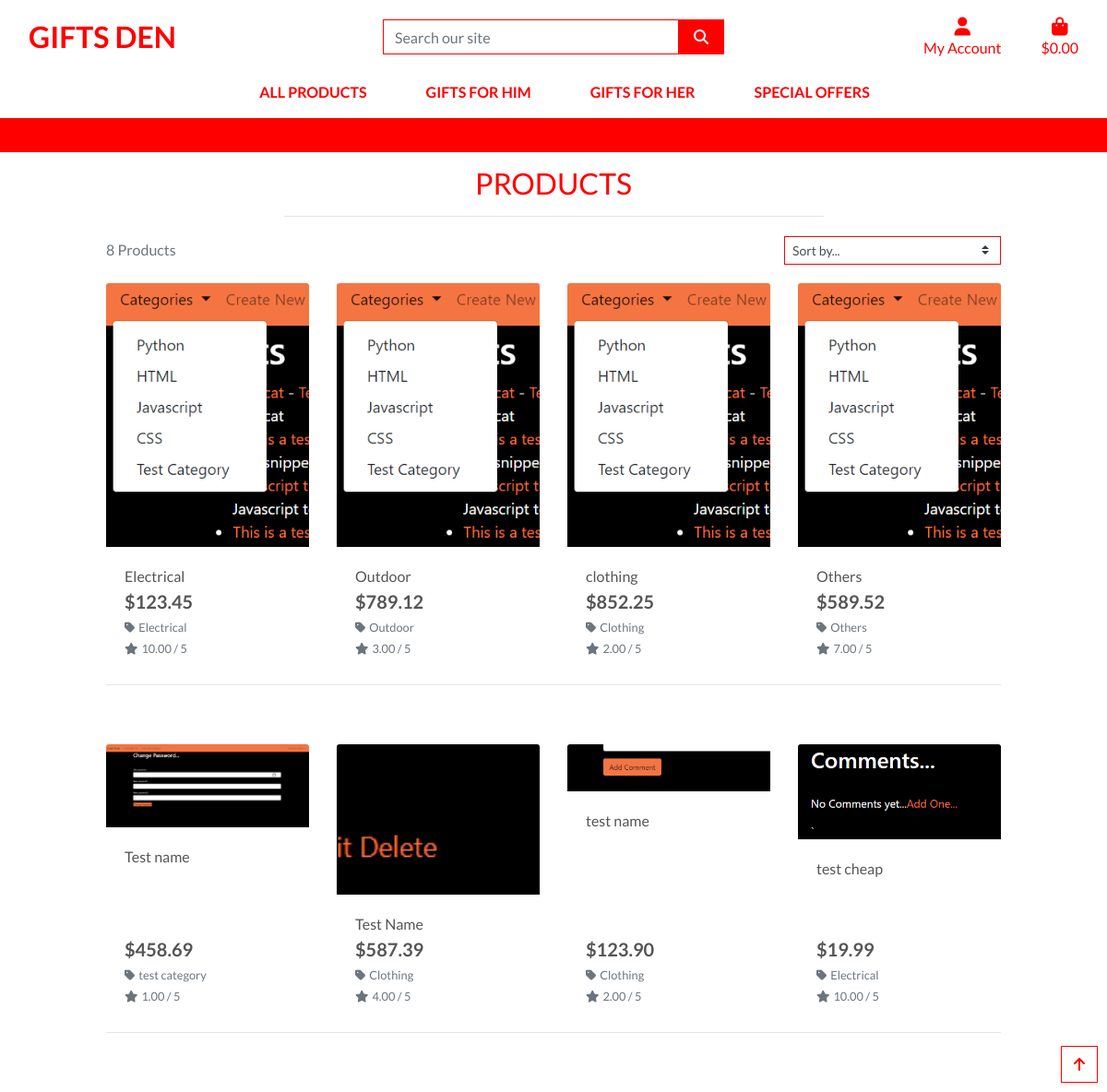
Screenshot of /products/ with the database file from the repository.
### products/models.py (models this page shows, shortened)
class Product(models.Model):
    Category = models.ForeignKey(
        'Category', null=True, blank=True, on_delete=models.SET_NULL)
    sku = models.CharField(max_length=254, null=True, blank=True)
    name = models.CharField(max_length=254)
    description = models.TextField()
    has_sizes = models.BooleanField(default=False, null=True, blank=True)
    price = models.DecimalField(max_digits=6, decimal_places=2)
    rating = models.DecimalField(
        max_digits=6, decimal_places=2, null=True, blank=True)
    image_url = models.URLField(max_length=1024, null=True, blank=True)
    image = models.ImageField(null=True, blank=True)

class Category(models.Model):
    class Meta:
        verbose_name_plural = 'Categories'
    name = models.CharField(max_length=254)
    friendly_name = models.CharField(max_length=254, null=True, blank=True)

### products/views.py (the view, shortened to what this page needs)
# urls.py: path('', views.all_products, name='products'),
def all_products(request):
    products = Product.objects.all()
    query = None
    categories = None
    sort = None
    direction = None
    current_sorting = f'{sort}_{direction}'
    context = {
        'products': products,
        'search_term': query,
        'current_categories': categories,
        'current_sorting': current_sorting,
    }
    return render(request, 'products/products.html', context)

### bag/contexts.py (called while the page is built, shortened)
def bag_contents(request):
    bag_items = []
    total = 0
    product_count = 0
    bag = request.session.get('bag', {})
    if total < settings.FREE_DELIVERY_THRESHOLD:
        delivery = total * Decimal(settings.STANDARD_DELIVERY_PERCENTAGE / 100)
        free_delivery_delta = settings.FREE_DELIVERY_THRESHOLD - total
    else:
        delivery = 0
        free_delivery_delta = 0
    grand_total = delivery + total
    context = {
        'bag_items': bag_items,
        'total': total,
        'product_count': product_count,
        'delivery': delivery,
        'free_delivery_delta': free_delivery_delta,
        'free_delivery_threshold': settings.FREE_DELIVERY_THRESHOLD,
        'grand_total': grand_total,
    }
    return context

### products/templates/products/products.html (shortened to what this page needs)
{% extends "base.html" %}
{% load static %}
{% block page_header %}
<div class="container header-container">
</div>
{% endblock %}
{% block content %}
<div class="overlay"></div>
<div class="container-fluid">
    <div class="row">
        <div class="col text-center mt-3">
            <h2 class="logo-font">Products</h2>
            <hr class="w-50 mb-1">
        </div>
    </div>
    <div class="row">
        <div class="product-container col-10 offset-1">
            <div class="row mt-1 mb-2">
                <div class="col-12 col-md-6 my-auto order-md-last d-flex justify-content-center justify-content-md-end">
                    <div class="sort-select-wrapper w-50">
                        <select id="sort-selector"
                            class="custom-select custom-select-sm rounded-0 border border-{% if current_sorting != 'None_None' %}info{% else %}black{% endif %}">
                            <option value="reset" {% if current_sorting == 'None_None' %}selected{% endif %}>Sort by...
                            </option>
                        </select>
                    </div>
                </div>
                <div class="col-12 col-md-6 order-md-first">
                    <p class="text-muted mt-3 text-center text-md-left">
                        {{ products|length }} Products
                    </p>
                </div>
            </div>
            <div class="row">
                {% for product in products %}
                <div class="col-sm-6 col-md-6 col-lg-4 col-xl-3">
                    <div class="card h-100 border-0">
                        {% if product.image %}
                        <a href="{% url 'product_detail' product.id %}">
                            <img class="card-img-top img-fluid" src="{{ product.image.url }}" alt="{{ product.name }}">
                        </a>
                        {% else %}
                        <a href="{% url 'product_detail' product.id %}">
                            <img class="card-img-top img-fluid" src="{{ MEDIA_URL }}noimage.png"
                                alt="{{ product.name }}">
                        </a>
                        {% endif %}
                        <div class="card-body pb-0">
                            <p class="mb-0">{{ product.name }}</p>
                        </div>
                        <div class="card-footer bg-white pt-0 border-0 text-left">
                            <div class="row">
                                <div class="col">
                                    <p class="lead mb-0 text-left font-weight-bold">${{ product.price }}</p>
                                    {% if product.Category %}
                                    <p class="small mt-1 mb-0">
                                        <a class="text-muted"
                                            href="{% url 'products' %}?Category={{ product.Category.name }}">
                                            <i class="fas fa-tag mr-1"></i>{{ product.Category.friendly_name }}
                                        </a>
                                    </p>
                                    {% endif %}
                                    {% if product.rating %}
                                    <small class="text-muted"><i class="fas fa-star mr-1"></i>{{ product.rating }} /
                                        5</small>
                                    {% else %}
                                    <small class="text-muted">No Rating</small>
                                    {% endif %}
                                </div>
                            </div>
                        </div>
                    </div>
                </div>
                {% if forloop.counter|divisibleby:4 %}
                <div class="col-12 d-none d-xl-block mb-5">
                    <hr>
                </div>
                {% endif %}
                {% endfor %}
            </div>
        </div>
    </div>
</div>
<div class="btt-button shadow-sm rounded-0 border border-black">
    <a class="btt-link d-flex h-100">
        <i class="fas fa-arrow-up text-black mx-auto my-auto"></i>
    </a>
</div>
{% endblock %}

### static/css/base.css (style rules this page uses)
html { height: 100%; }
body { background: url('/media/homepage_background_cropped.jpg') no-repeat center center fixed; background-size: cover; height: calc(100vh - 164px); color: #555; font-family: 'Lato'; }
.logo-font { text-transform: uppercase; color: red; }
.text-black { color: red !important; }
.border-black { border: 1px solid red !important; }
.overlay { height: 100%; width: 100%; top: 0; left:0; position: fixed; background: white; z-index: -1; }
.btt-button { height:40px; position:fixed; width: 40px; bottom: 10px; right: 10px; }
.btt-link, .update-link, .remove-item { cursor: pointer; }
@media (min-width: 1200px) { .container { max-width: 80%; } }
@media (min-width: 992px) { .header-container { padding-top: 164px; } }

### rows the page displays
Product: image (picture), name "Electrical", price "123.45", Category.friendly_name "Electrical", rating "10.00"
Product: image (picture), name "Outdoor", price "789.12", Category.friendly_name "Outdoor", rating "3.00"
Product: image (picture), name "clothing", price "852.25", Category.friendly_name "Clothing", rating "2.00"
Product: image (picture), name "Others", price "589.52", Category.friendly_name "Others", rating "7.00"
Product: image (picture), name "Test name", price "458.69", Category.friendly_name "test category", rating "1.00"
Product: image (picture), name "Test Name", price "587.39", Category.friendly_name "Clothing", rating "4.00"
Product: image (picture), name "test name", price "123.90", Category.friendly_name "Clothing", rating "2.00"
Product: image (picture), name "test cheap", price "19.99", Category.friendly_name "Electrical", rating "10.00"

### other values shown
{{ products|length }} "8"
